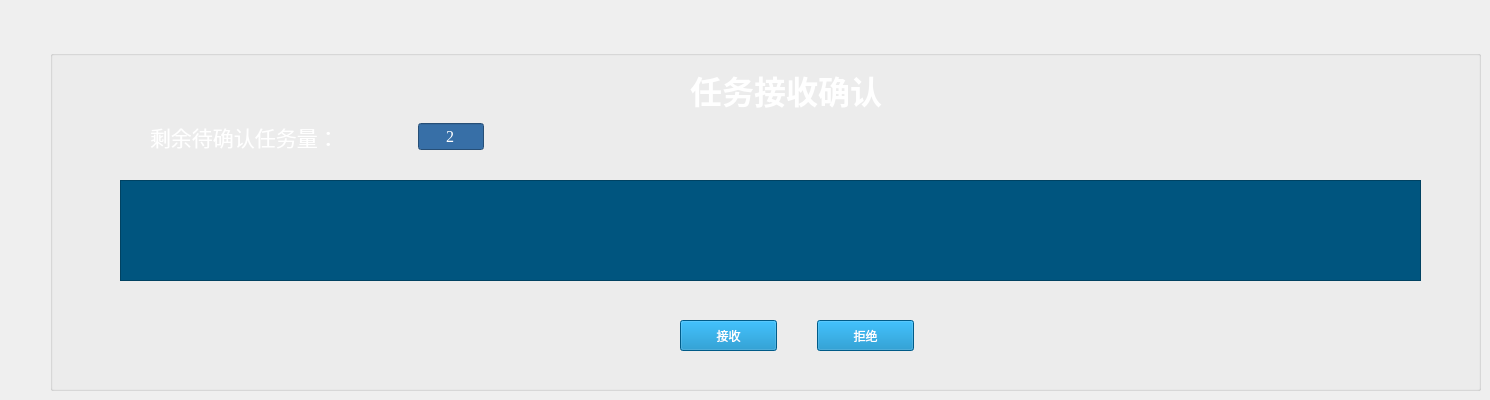
          <widget class="QWidget" name="tab_4">
           <attribute name="title">
            <string>任务确认</string>
           </attribute>
           <widget class="QGroupBox" name="groupBox_62">
            <property name="geometry">
             <rect>
              <x>50</x>
              <y>50</y>
              <width>1431</width>
              <height>341</height>
             </rect>
            </property>
            <property name="styleSheet">
             <string notr="true">background-color:transparent;</string>
            </property>
            <property name="title">
             <string/>
            </property>
            <widget class="QLabel" name="label_381">
             <property name="geometry">
              <rect>
               <x>640</x>
               <y>10</y>
               <width>271</width>
               <height>61</height>
              </rect>
             </property>
             <property name="text">
              <string>&lt;html&gt;&lt;head/&gt;&lt;body&gt;&lt;p&gt;&lt;span style=&quot; font-size:24pt; font-weight:600; color:#ffffff;&quot;&gt;任务接收确认&lt;/span&gt;&lt;/p&gt;&lt;/body&gt;&lt;/html&gt;</string>
             </property>
            </widget>
            <widget class="QTableView" name="offerConfirmTable">
             <property name="geometry">
              <rect>
               <x>70</x>
               <y>130</y>
               <width>1301</width>
               <height>101</height>
              </rect>
             </property>
             <property name="styleSheet">
              <string notr="true">font: 14pt &quot;宋体&quot; bold;
color: rgb(255, 255, 255);
background-color: rgb(0, 85, 127);
gridline-color: rgb(255, 255, 255);
border-color: rgb(255, 255, 255);</string>
             </property>
             <property name="editTriggers">
              <set>QAbstractItemView::NoEditTriggers</set>
             </property>
             <property name="textElideMode">
              <enum>Qt::ElideMiddle</enum>
             </property>
             <attribute name="verticalHeaderVisible">
              <bool>false</bool>
             </attribute>
            </widget>
            <widget class="QWidget" name="layoutWidget">
             <property name="geometry">
              <rect>
               <x>610</x>
               <y>270</y>
               <width>274</width>
               <height>31</height>
              </rect>
             </property>
             <layout class="QHBoxLayout" name="horizontalLayout_8" stretch="1,1">
              <property name="spacing">
               <number>40</number>
              </property>
              <property name="leftMargin">
               <number>20</number>
              </property>
              <property name="rightMargin">
               <number>20</number>
              </property>
              <item>
               <widget class="QPushButton" name="acceptOffer">
                <property name="sizePolicy">
                 <sizepolicy hsizetype="Minimum" vsizetype="Preferred">
                  <horstretch>0</horstretch>
                  <verstretch>0</verstretch>
                 </sizepolicy>
                </property>
                <property name="styleSheet">
                 <string notr="true">color: rgb(255, 255, 255);
background-color: rgb(0, 127, 190);</string>
                </property>
                <property name="text">
                 <string>接收</string>
                </property>
               </widget>
              </item>
              <item>
               <widget class="QPushButton" name="rejectOffer">
                <property name="sizePolicy">
                 <sizepolicy hsizetype="Minimum" vsizetype="Preferred">
                  <horstretch>0</horstretch>
                  <verstretch>0</verstretch>
                 </sizepolicy>
                </property>
                <property name="styleSheet">
                 <string notr="true">color: rgb(255, 255, 255);
background-color: rgb(0, 127, 190);</string>
                </property>
                <property name="text">
                 <string>拒绝</string>
                </property>
               </widget>
              </item>
             </layout>
            </widget>
            <widget class="QWidget" name="layoutWidget">
             <property name="geometry">
              <rect>
               <x>100</x>
               <y>70</y>
               <width>334</width>
               <height>34</height>
              </rect>
             </property>
             <layout class="QHBoxLayout" name="horizontalLayout_49" stretch="4,1">
              <item>
               <widget class="QLabel" name="offerLeft">
                <property name="text">
                 <string>&lt;html&gt;&lt;head/&gt;&lt;body&gt;&lt;p&gt;&lt;span style=&quot; font-size:16pt; color:#ffffff;&quot;&gt;剩余待确认任务量：&lt;/span&gt;&lt;/p&gt;&lt;/body&gt;&lt;/html&gt;</string>
                </property>
               </widget>
              </item>
              <item>
               <widget class="QLineEdit" name="offerNum">
                <property name="font">
                 <font>
                  <family>Times New Roman</family>
                  <pointsize>12</pointsize>
                 </font>
                </property>
                <property name="styleSheet">
                 <string notr="true">background-color: rgb(55, 111, 167);
color: rgb(255, 255, 255);</string>
                </property>
                <property name="text">
                 <string>2</string>
                </property>
                <property name="alignment">
                 <set>Qt::AlignCenter</set>
                </property>
               </widget>
              </item>
             </layout>
            </widget>
           </widget>
          </widget>
